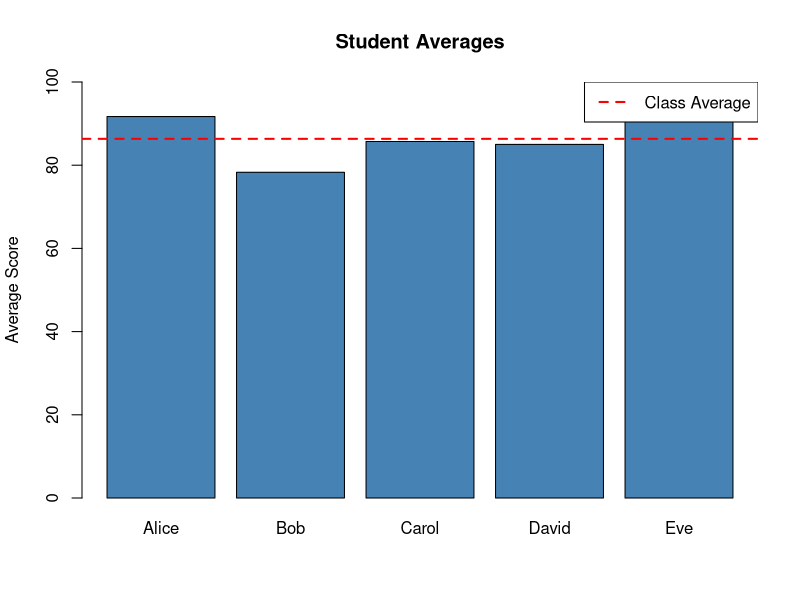

The R script that drew this image:
## ---- chunk 1
knitr::opts_chunk$set(echo = TRUE)
## ---- chunk 2
# Create sample data (normally you'd load from a file)
students <- data.frame(
  name = c("Alice", "Bob", "Carol", "David", "Eve"),
  math = c(92, 78, 85, 91, 88),
  english = c(88, 82, 90, 76, 94),
  science = c(95, 75, 82, 88, 91)
)

# Display the data (in R Markdown, this renders as a nice table)
students
## ---- chunk 3
# Calculate each student's average across subjects
students$average <- rowMeans(students[, c("math", "english", "science")])

# Round to 1 decimal place
students$average <- round(students$average, 1)

students
## ---- chunk 4
# Function to convert score to letter grade
assign_grade <- function(score) {
  if (score >= 90) return("A")
  if (score >= 80) return("B")
  if (score >= 70) return("C")
  if (score >= 60) return("D")
  return("F")
}
## ---- chunk 5
students$grade <- sapply(students$average, assign_grade)
students
## ---- chunk 6
# Class average
class_avg <- mean(students$average)

# Top and bottom students
top_student <- students$name[which.max(students$average)]
bottom_student <- students$name[which.min(students$average)]
## ---- chunk 7
table(students$grade)
## ---- chunk 8
# Bar plot of averages
barplot(
  students$average,
  names.arg = students$name,
  main = "Student Averages",
  ylab = "Average Score",
  col = "steelblue",
  ylim = c(0, 100)
)

# Add a line for class average
abline(h = class_avg, col = "red", lty = 2, lwd = 2)
legend("topright", "Class Average", col = "red", lty = 2, lwd = 2)
